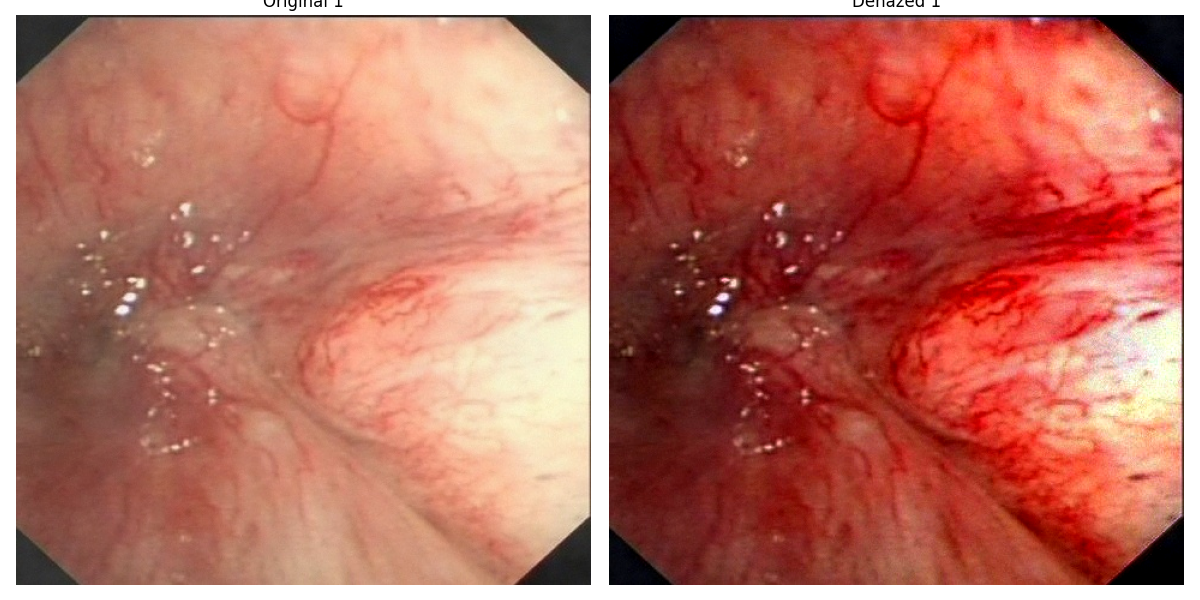
#> input picture images/img1.png, 1200 x 600 px; its folder holds only this picture in this run
$ python -i r2.py   (imports and definitions only)
#> lines starting #> are read from the running program, lines starting #| are printed output that depends on the picture; after the words box and inside, x2 and y2 are one past the last pixel; in counts of white or black regions, pixels touching at a corner belong together
import cv2
import numpy as np
import glob
import os
import matplotlib.pyplot as plt
from tqdm import tqdm
from concurrent.futures import ProcessPoolExecutor
import multiprocessing

# Check for Metal support (Apple GPU)
def check_metal_support():
    build_info = cv2.getBuildInformation()
    has_metal = "Metal:" in build_info and "YES" in build_info.split("Metal:")[1].split("\n")[0]
    return has_metal

def load_dataset(dataset_path):
    """
    Loads images from the specified dataset folder.
    Supported image formats: .jpg, .png.
    """
    image_files = glob.glob(os.path.join(dataset_path, "*.jpg")) + \
                  glob.glob(os.path.join(dataset_path, "*.png"))
    print(f"Found {len(image_files)} images")
    return image_files  # Return only the file paths, load images later

def compute_luminance(I):
    B, G, R = cv2.split(I.astype(np.float32))
    H = 0.299 * R + 0.587 * G + 0.114 * B
    return H

def contrast_enhancement(I, b_factor=2.0):
    H = compute_luminance(I)
    l = np.mean(H)
    channels = cv2.split(I.astype(np.float32))
    enhanced_channels = []
    for ch in channels:
        enhanced = b_factor * (ch - l) + l
        enhanced = np.clip(enhanced, 0, 255)
        enhanced_channels.append(enhanced.astype(np.uint8))
    enhanced_img = cv2.merge(enhanced_channels)
    return enhanced_img

def estimate_transmission(I, k=1.0):
    window_size = 15
    dark_channel = cv2.erode(cv2.min(cv2.min(I[:,:,0], I[:,:,1]), I[:,:,2]),
                             np.ones((window_size, window_size), np.uint8))
    T = np.exp(-k * (dark_channel / 255.0))
    T = np.clip(T, 0.1, 1.0)
    return T

def fast_visibility_recovery(I, T, A1=None):
    window_size = 15
    dark_channel = cv2.erode(cv2.min(cv2.min(I[:,:,0], I[:,:,1]), I[:,:,2]),
                             np.ones((window_size, window_size), np.uint8))
    num_pixels = dark_channel.size
    num_bright = max(1, int(num_pixels * 0.001))
    bright_indices = np.argsort(dark_channel.ravel())[-num_bright:]
    A1 = np.max(I.reshape(-1,3)[bright_indices], axis=0)

    X = np.zeros_like(I, dtype=np.float32)
    for i in range(3):
        X[:,:,i] = A1[i] * (1 - T)

    I_float = I.astype(np.float32)
    denominator = 1 - (X[:,:,0] / (A1[0] + 1e-6))
    denominator = np.clip(denominator, 0.1, None)

    F = (I_float - X) / denominator[:,:,None]
    F = np.clip(F, 0, 255).astype(np.uint8)
    return F, A1

def joint_bilateral_filter(I, d=9, sigmaColor=75, sigmaSpace=75):
    I_float = I.astype(np.float32)
    filtered = cv2.bilateralFilter(I_float, d=d, sigmaColor=sigmaColor, sigmaSpace=sigmaSpace)
    return filtered.astype(np.uint8)

def luminance_blending(J, L, P=15, Q=236):
    J_ycc = cv2.cvtColor(J, cv2.COLOR_BGR2YCrCb)
    L_ycc = cv2.cvtColor(L, cv2.COLOR_BGR2YCrCb)
    Y_J, Cr_J, Cb_J = cv2.split(J_ycc)
    Y_L, Cr_L, Cb_L = cv2.split(L_ycc)

    GJ = cv2.GaussianBlur(Y_J, (15,15), 0)
    GL = cv2.GaussianBlur(Y_L, (15,15), 0)

    weight = np.where(GL < 128, 1.0, 0.5)

    Y_blend = (weight * Y_J + (1 - weight) * Y_L).astype(np.float32)

    Y_min = np.min(Y_blend)
    Y_max = np.max(Y_blend)
    Y_stretched = P + (Y_blend - Y_min) * (Q - P) / (Y_max - Y_min + 1e-6)
    Y_stretched = np.clip(Y_stretched, 0, 255).astype(np.uint8)

    Cr_blend = ((Cr_J.astype(np.float32) + Cr_L.astype(np.float32)) / 2).astype(np.uint8)
    Cb_blend = ((Cb_J.astype(np.float32) + Cb_L.astype(np.float32)) / 2).astype(np.uint8)

    blended_ycc = cv2.merge([Y_stretched, Cr_blend, Cb_blend])
    blended_rgb = cv2.cvtColor(blended_ycc, cv2.COLOR_YCrCb2BGR)
    return blended_rgb

def dehaze_frame(I, b_factor=2.0, k=1.0):
    L = contrast_enhancement(I, b_factor=b_factor)
    T = estimate_transmission(I, k=k)
    F, A1 = fast_visibility_recovery(I, T, None)
    J = joint_bilateral_filter(F)
    output = luminance_blending(J, L)
    return output

def process_image(args):
    """Process a single image for multiprocessing"""
    img_path, output_path, b_factor, k = args

    # Read image
    img = cv2.imread(img_path)
    if img is None:
        return False

    # Process image
    dehazed = dehaze_frame(img, b_factor, k)

    # Save result
    cv2.imwrite(output_path, dehazed)
    return True

# [83 lines not run here, left out]

>>> import cv2
>>> picture = cv2.imread('images/img1.png')
#> picture is the input picture: shape (600, 1200, 3); mean B, G, R 98.3, 113, 187.5
>>> result = dehaze_frame(picture)
#> in contrast_enhancement, `l = np.mean(H)`: l = 133.6
#> the loop in contrast_enhancement, `for ch in channels:` made 3 passes
#> after the loop in contrast_enhancement, `for ch in channels:`:
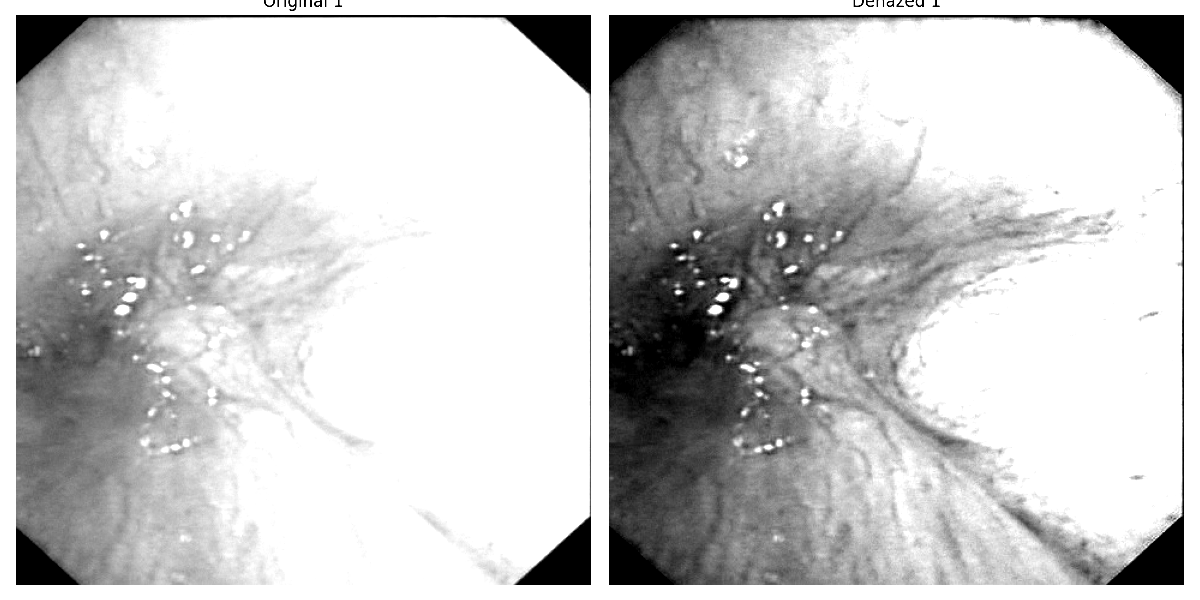
#> enhanced: shape (600, 1200) float32; min 0, max 255, mean 202.3
#> after the loop in contrast_enhancement, `for ch in channels:`: enhanced_channels = 3 items
#> in estimate_transmission, `T = np.exp(-k * (dark_channel / 255.0))`:
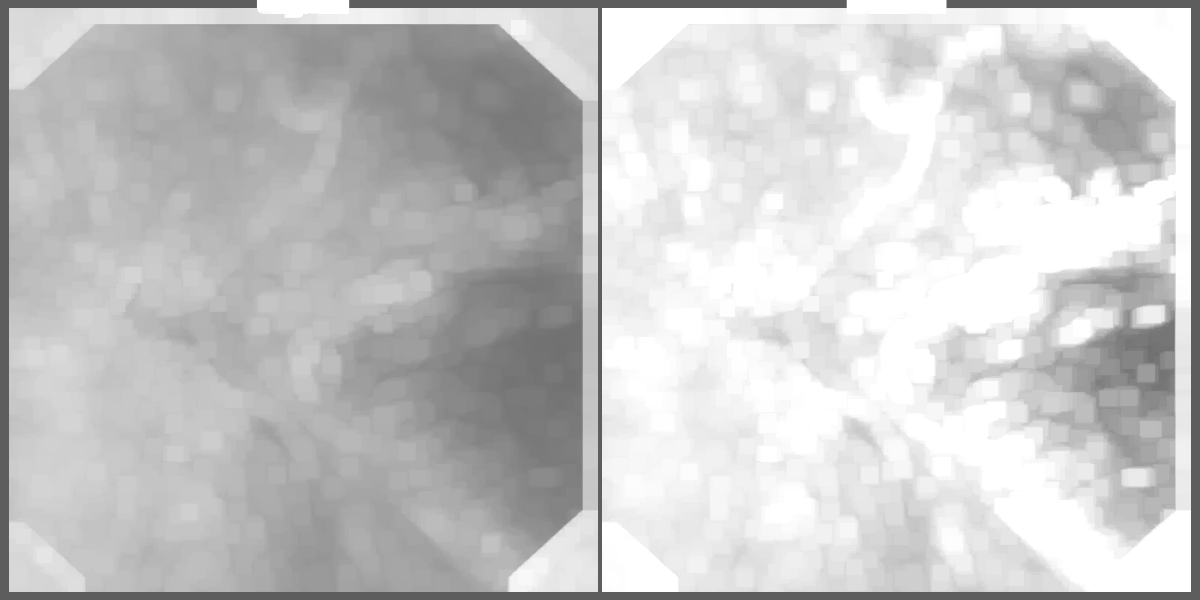
#> T: shape (600, 1200) float64; min 0.368, max 1, mean 0.783
#> in fast_visibility_recovery, `bright_indices = np.argsort(dark_channel.ravel())[-num_bright:]`: bright_indices = 720 values, max 719999 at index 719, min 284999 at index 14, mean 325255.3
#> in fast_visibility_recovery, `A1 = np.max(I.reshape(-1,3)[bright_indices], axis=0)`: A1 = [255, 255, 255]
#> in fast_visibility_recovery, `F = (I_float - X) / denominator[:,:,None]`:
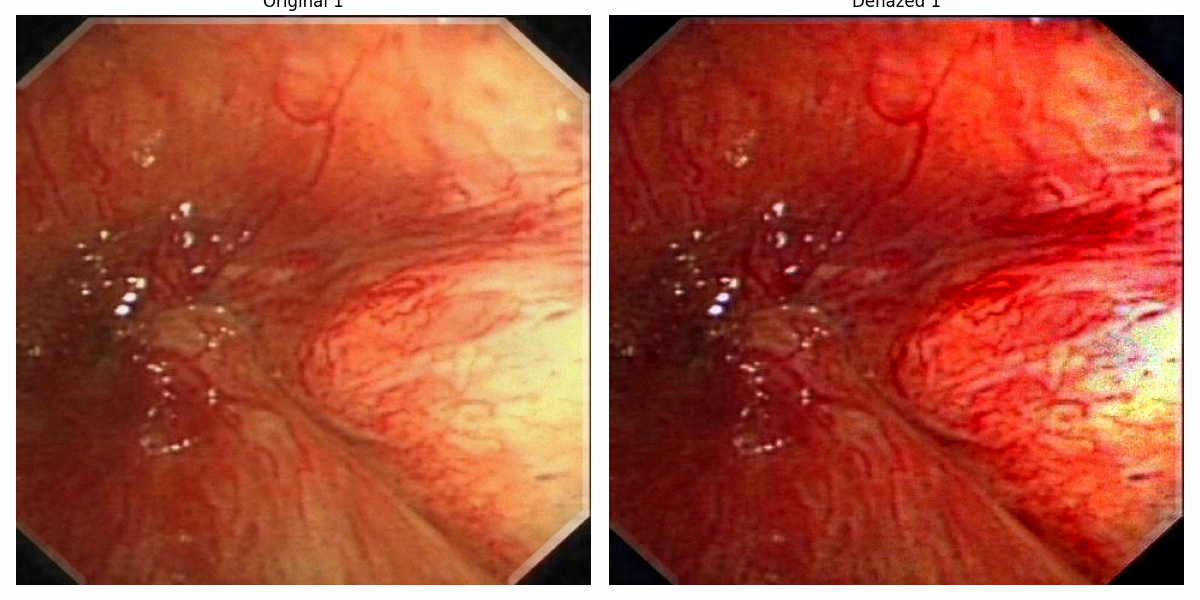
#> F: shape (600, 1200, 3) float32; mean B, G, R 62.7, 84.1, 175.9; drawn with min black and max white
#> in luminance_blending, `J_ycc = cv2.cvtColor(J, cv2.COLOR_BGR2YCrCb)`: J_ycc: shape (600, 1200, 3); mean of channels 0, 1, 2 108.2, 175.6, 101.8
#> in luminance_blending, `L_ycc = cv2.cvtColor(L, cv2.COLOR_BGR2YCrCb)`: L_ycc: shape (600, 1200, 3); mean of channels 0, 1, 2 127, 181.5, 100.3
#> in luminance_blending, `weight = np.where(GL < 128, 1.0, 0.5)`:
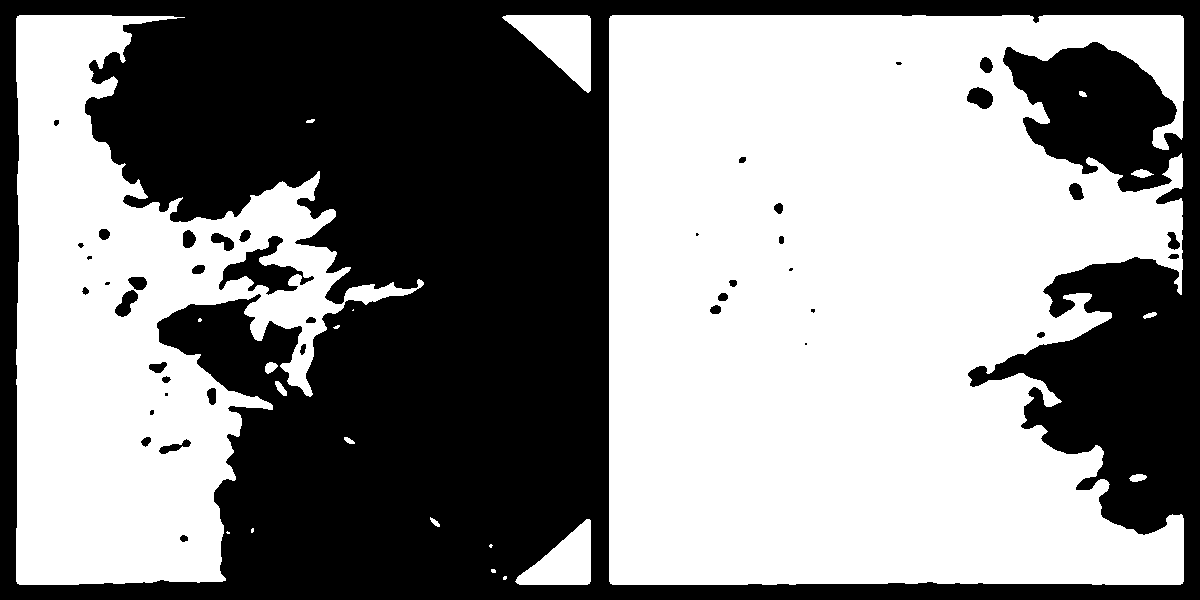
#> weight: shape (600, 1200) float64; values 0.5 (black) and 1 (white), 54% white; 41 black regions (9 under 20 px), largest, box (x1, y1, x2, y2) and area: (0, 0, 1200, 600) 325684, (219, 236, 314, 295) 2001, (967, 87, 993, 109) 402
#> in luminance_blending, `Y_blend = (weight * Y_J + (1 - weight) * Y_L).astype(np.float32)`:
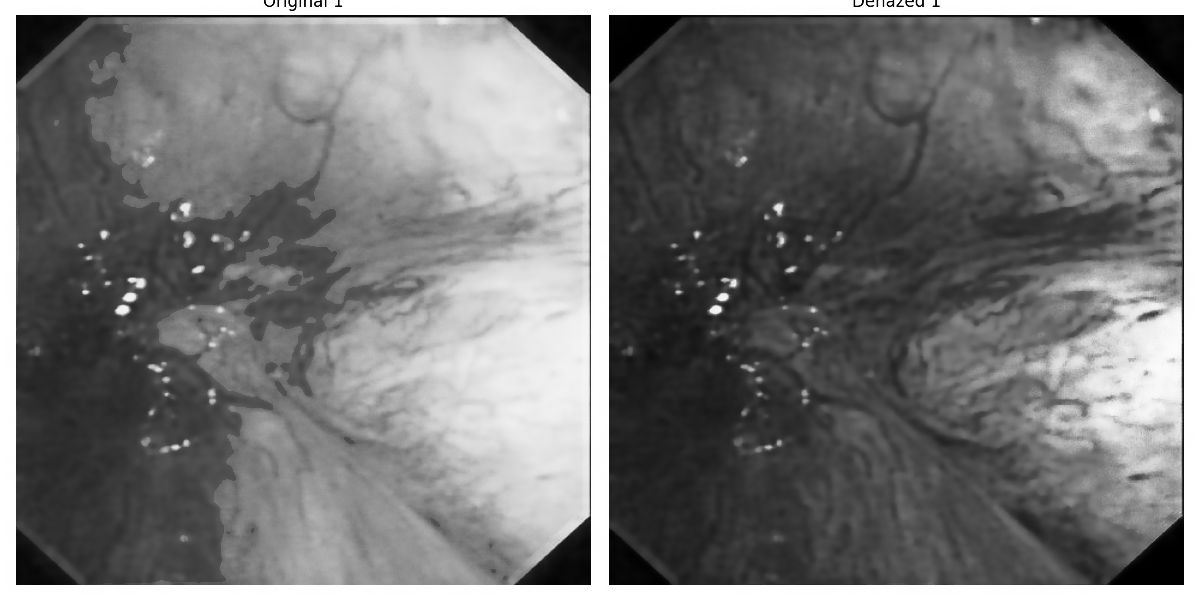
#> Y_blend: shape (600, 1200) float32; min 0, max 255, mean 118.6
#> in luminance_blending, `Y_min = np.min(Y_blend)`: Y_min = 0
#> in luminance_blending, `Y_max = np.max(Y_blend)`: Y_max = 255
#> in luminance_blending, `blended_ycc = cv2.merge([Y_stretched, Cr_blend, Cb_blend])`: blended_ycc: shape (600, 1200, 3); mean of channels 0, 1, 2 117.4, 178.3, 100.8
#> in luminance_blending, `blended_rgb = cv2.cvtColor(blended_ycc, cv2.COLOR_YCrCb2BGR)`:
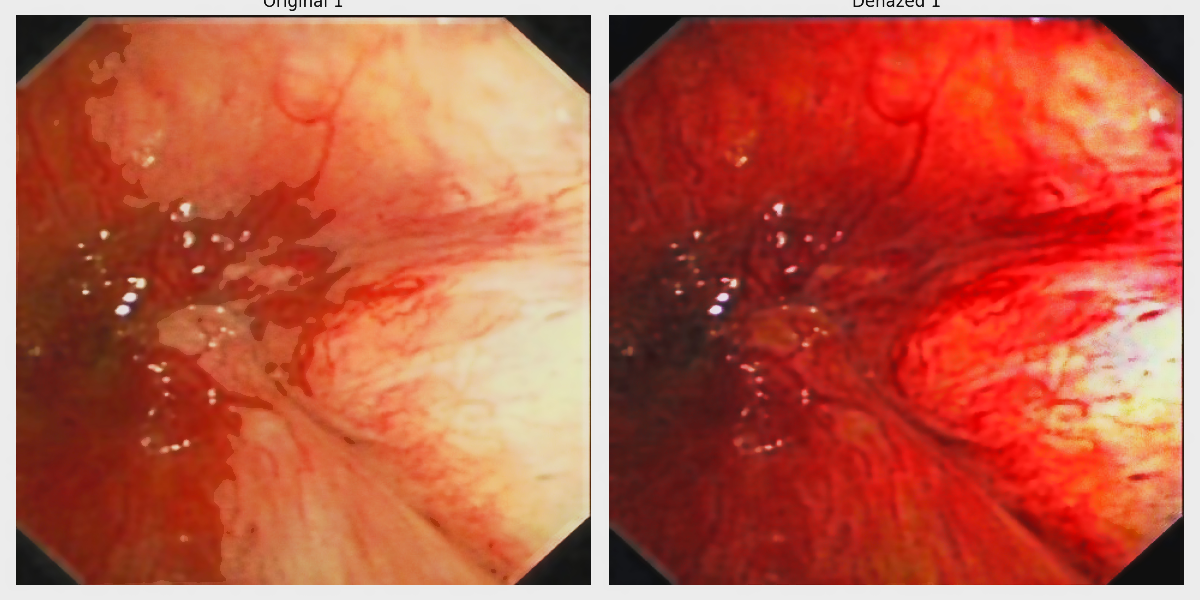
#> blended_rgb: shape (600, 1200, 3); mean B, G, R 69.2, 90.8, 187.8

$ run again, on images/img2.png
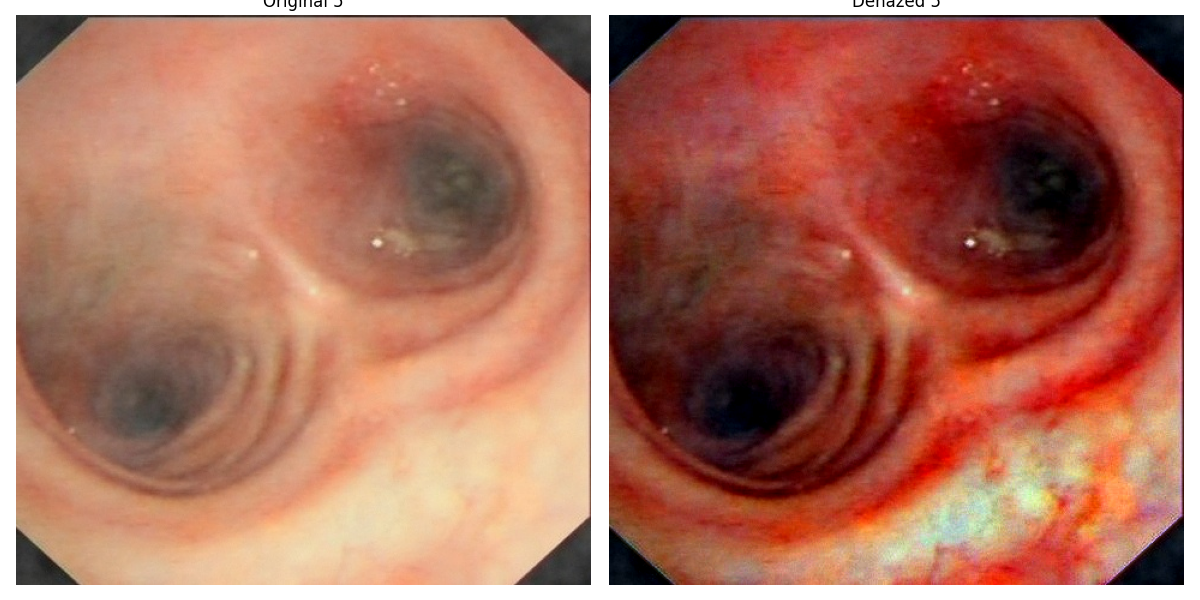
#> input picture images/img2.png, 1200 x 600 px
#> picture is the input picture: shape (600, 1200, 3); mean B, G, R 94.7, 113.4, 176.1
#> l = 130
#> the loop in contrast_enhancement, `for ch in channels:` made 3 passes
#> after the loop in contrast_enhancement, `for ch in channels:`:
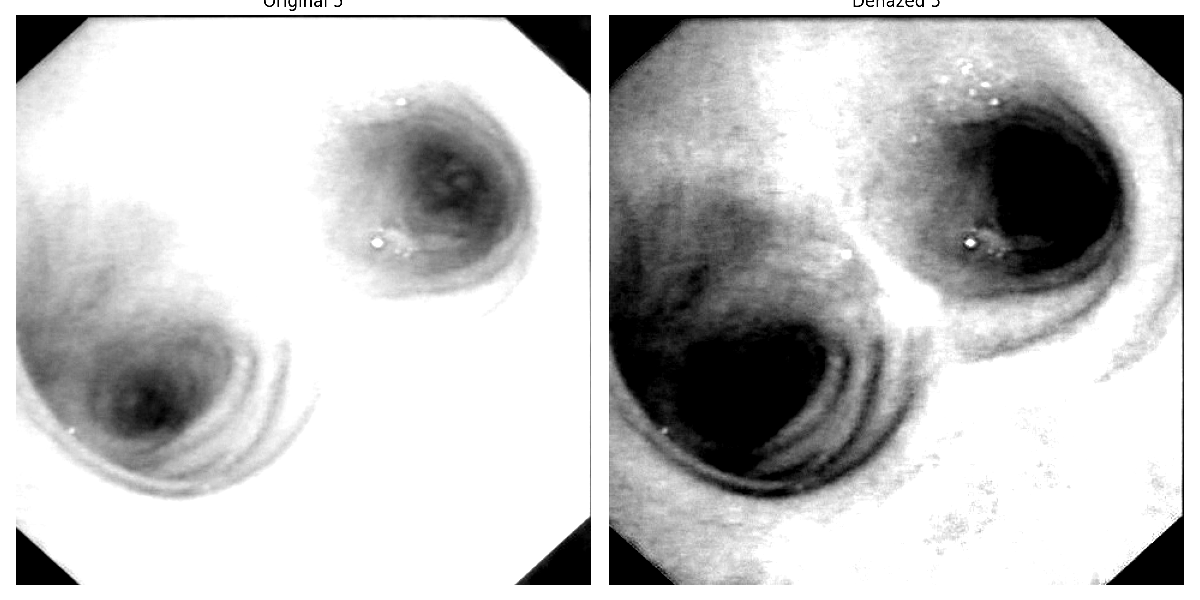
#> enhanced: shape (600, 1200) float32; min 0, max 255, mean 195
#> after the loop in contrast_enhancement, `for ch in channels:`: enhanced_channels = 3 items
#> bright_indices = 720 values, max 719999 at index 719, min 284999 at index 14, mean 325255.3
#> in fast_visibility_recovery, `A1 = np.max(I.reshape(-1,3)[bright_indices], axis=0)`: A1 = [255, 255, 255]
#> J_ycc: shape (600, 1200, 3); mean of channels 0, 1, 2 102.5, 169.5, 101.5
#> L_ycc: shape (600, 1200, 3); mean of channels 0, 1, 2 126.5, 176.9, 97.2
#> weight: shape (600, 1200) float64; values 0.5 (black) and 1 (white), 50.7% white; 15 black regions (2 under 20 px), largest, box (x1, y1, x2, y2) and area: (0, 0, 1200, 600) 348671, (871, 250, 934, 338) 2483, (971, 357, 1043, 403) 1866
#> Y_min = 0
#> Y_max = 255
#> blended_ycc: shape (600, 1200, 3); mean of channels 0, 1, 2 114.5, 172.9, 99.1
#> in luminance_blending, `blended_rgb = cv2.cvtColor(blended_ycc, cv2.COLOR_YCrCb2BGR)`:
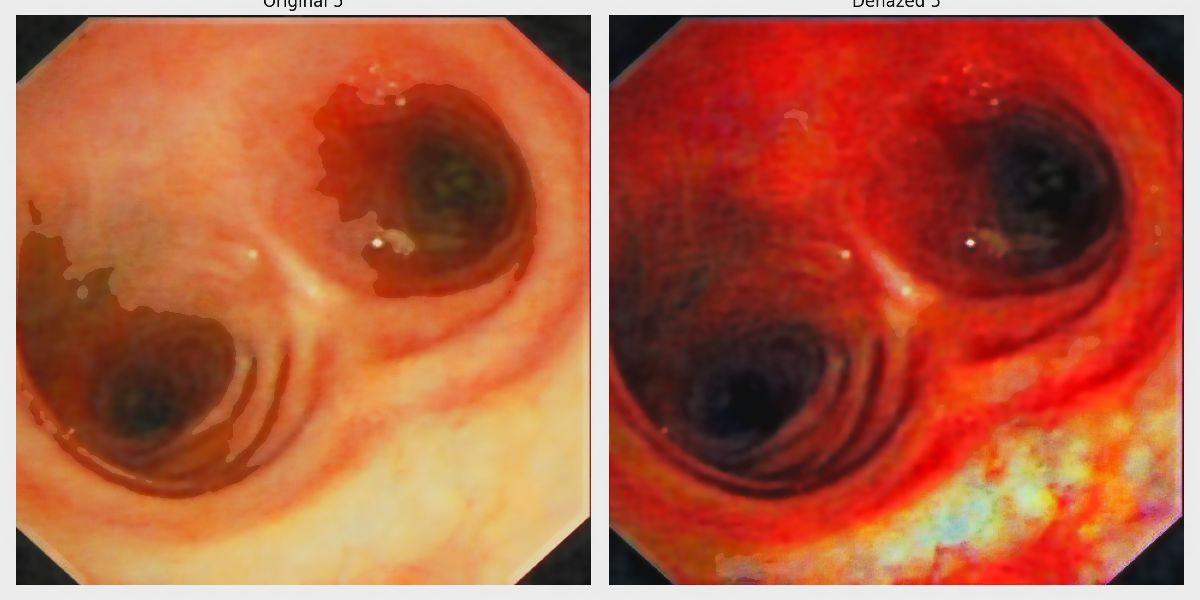
#> blended_rgb: shape (600, 1200, 3); mean B, G, R 63.3, 92.4, 177.6
